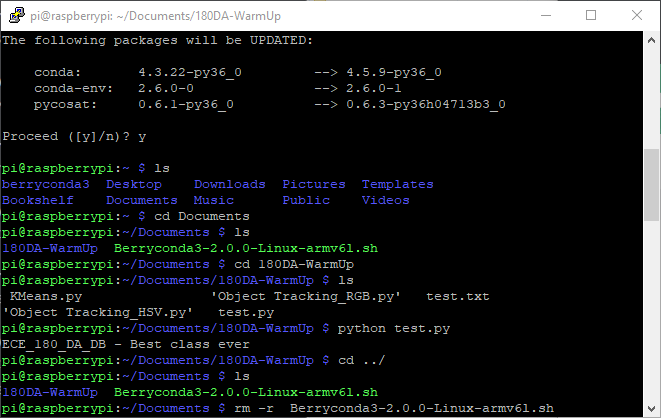
#> input picture ss.png, 661 x 418 px, given in place of the camera
$ python 'Object Tracking_HSV.py'
#> lines starting #> are read from the running program, lines starting #| are printed output that depends on the picture; after the words box and inside, x2 and y2 are one past the last pixel; in counts of white or black regions, pixels touching at a corner belong together
#https://docs.opencv.org/3.0-beta/doc/py_tutorials/py_gui/py_video_display/py_video_display.html
#https://opencv-python-tutroals.readthedocs.io/en/latest/py_tutorials/py_imgproc/py_colorspaces/py_colorspaces.html#converting-colorspaces
#https://opencv-python-tutroals.readthedocs.io/en/latest/py_tutorials/py_imgproc/py_thresholding/py_thresholding.html#thresholding
#https://opencv-python-tutroals.readthedocs.io/en/latest/py_tutorials/py_imgproc/py_contours/py_contour_features/py_contour_features.html#contour-features


import numpy as np
import cv2

cap = cv2.VideoCapture(0)

while(cap.isOpened()):
    #Capture frame-by-frame
    ret, frame = cap.read()
#> frame is the input picture: shape (418, 661, 3); mean B, G, R 33.1, 32.8, 30.5

    if ret==True:
        #Our operations on the frame come here
        hsv = cv2.cvtColor(frame, cv2.COLOR_BGR2HSV)
#> hsv: shape (418, 661, 3); mean H, S, V 6.6, 15.2, 36.9

        #define range of blue color in HSV
        lower_blue = np.array([90, 100, 0])
        upper_blue = np.array([120, 255, 255])

        #Threshold the HSV image to get only blue colors
        mask = cv2.inRange(hsv, lower_blue, upper_blue)
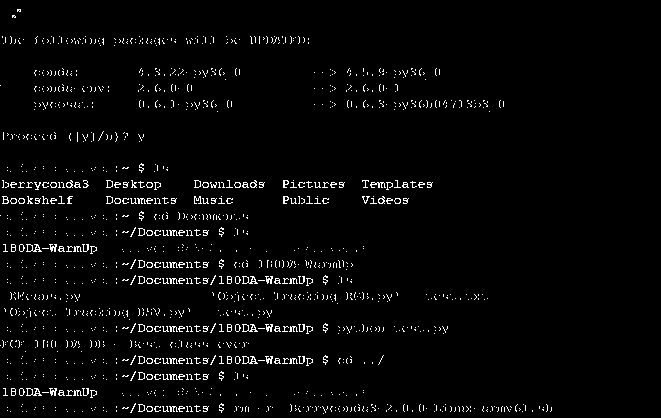
#> mask: shape (418, 661); 2.9% white in thin lines or dots, all inside (x1, y1, x2, y2) = (0, 9, 552, 414)

        # Bitwise-AND mask and original image
        res = cv2.bitwise_and(frame, frame, mask = mask)
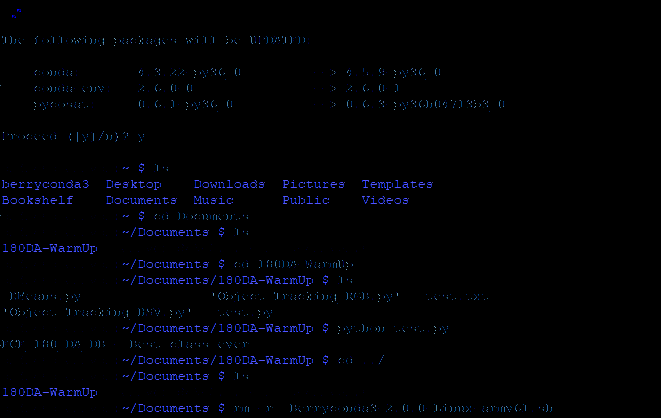
#> res: shape (418, 661, 3); mean B, G, R 4.7, 1.7, 1

        gray_res = cv2.cvtColor(res, cv2.COLOR_BGR2GRAY)
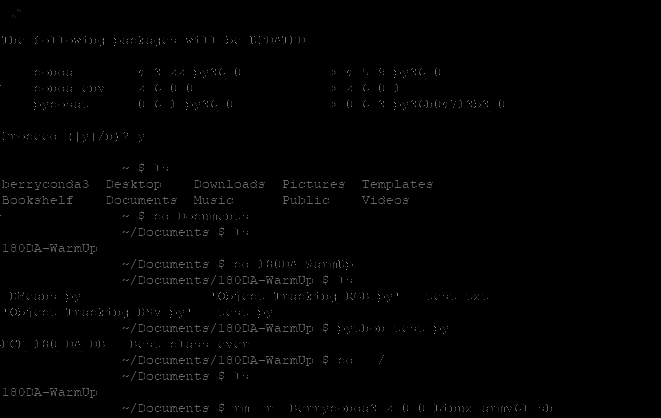
#> gray_res: shape (418, 661); min 0, max 147, mean 1.9
        uh, thresh = cv2.threshold(gray_res, 0, 255, 0)
        th2 = cv2.adaptiveThreshold(gray_res, 255, cv2.ADAPTIVE_THRESH_MEAN_C, cv2.THRESH_BINARY, 11, 2)
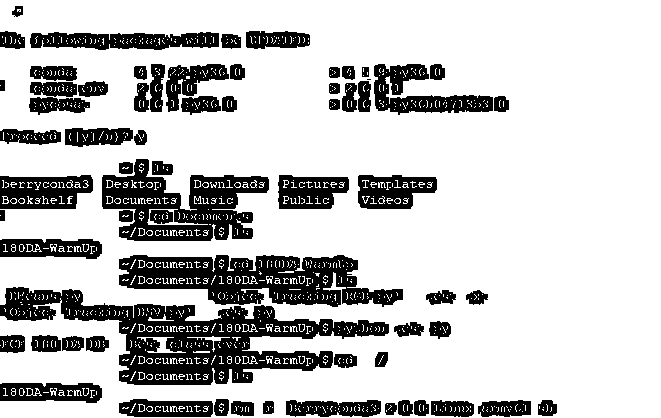
#> th2: shape (418, 661); 77% white; 66 black regions (2 under 20 px)

        contours, hierarchy =  cv2.findContours(th2, 1, 2)
#> contours = 1315 contours, 1173 with area under 20; largest, box (x1, y1, x2, y2) and area: (0, 0, 661, 418) 250032, (118, 254, 404, 308) 10478, (101, 158, 270, 242) 8686, (373, 63, 494, 116) 3199, (29, 31, 220, 51) 2886

        if len(contours)>0:
            for uh1, contour in enumerate(contours):
                area = cv2.contourArea(contour)
                if(area > 300):
                    x, y, w, h = cv2.boundingRect(contour)
                    frame = cv2.rectangle(frame,(x,y),(x+w,y+h),(0,255,0),2)
#> this loop made 1315 passes
#> (area, x, y, w, h) on passes 119, 121, 122, 125, 127, 216, 292, 293, 294, 366, 367, 560: (344.5, 230, 400, 25, 17), (824.5, 477, 399, 55, 19), (686.5, 430, 399, 45, 19), (1460.5, 285, 399, 97, 19), (1586.5, 118, 398, 96, 20), (314.5, 333, 353, 25, 16), (347.5, 85, 335, 25, 18), (327, 61, 335, 24, 17), (492, 30, 334, 32, 19), (356.5, 393, 321, 32, 17), (338.5, 428, 320, 24, 20), (356.5, 425, 289, 32, 17)
#> area on pass 54: 22
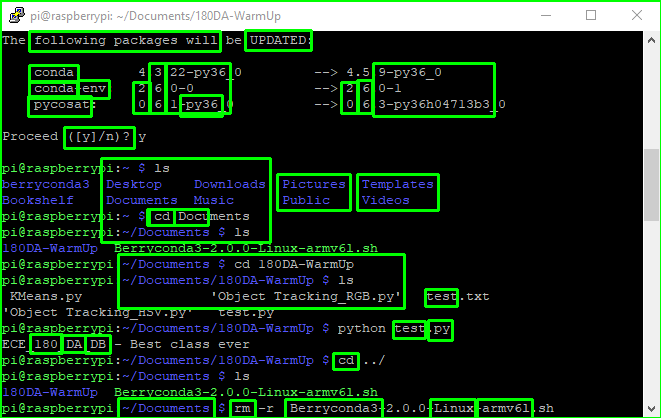
#> frame: shape (418, 661, 3); 6.71% of pixels changed, all inside (x1, y1, x2, y2) = (0, 0, 661, 418)


        #Display the resulting frame
        cv2.imshow('frame', frame)
        cv2.imshow('mask', mask)
        cv2.imshow('res', res)


        if cv2.waitKey(1) & 0xFF == ord('q'):
#> (key q is pressed here)
            break

#When everything done, release the capture
cap.release()
cv2.destroyAllWindows()
